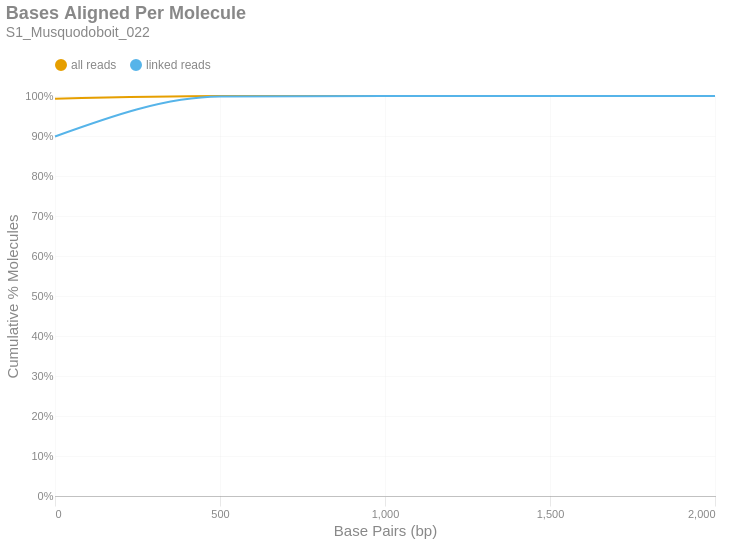

Here is the notebook cell this chart was saved with:
### Markdown cell above
### Bases Aligned Per Molecule
This is a cumulative frequency distribution showing the number of base pairs aligned per unique molecule. These data are shown in 500 bp bins. There are two distributions: one with `all reads` (yellow) and another with only `linked reads` (blue). The percent of molecules in the `linked reads` distribution is relative to the total number of linked molecules.

### Code cell
if SKIPLR:
    print_html(f"Skipped")
else:
    binned_df = consolidated_hist(valids['aligned_bp'], mask, 500, True)
    with SafeRender(binned_df):
        (
            density_plot(binned_df, 'Bases Aligned Per Molecule', samplename, 'basesper')
            .encode(
                x=alt.X('bin:Q', title="Base Pairs (bp)").axis(tickMinStep=500).scale(padding=0),
                y=alt.Y('value:Q', title='Cumulative % Molecules')
                    .axis(format='%')
                    .scale(domain = [0,1])
                    .stack(False),
                color=alt.Color("key:N").scale(domain = ["all reads", "linked reads"]),
                tooltip = [
                    alt.Tooltip("key:N", title = "Data Type"),
                    alt.Tooltip("range_label:N", title="Bases Aligned Per Molecule"),
                    alt.Tooltip("value:Q", format = ".2%", title="% Molecules (Cum.)")
                ]
            )
        ).display()

### Figure 1 — Vega-Lite specification as saved in the notebook (floating-point values rounded to 4 significant figures)
{"width": "container", "height": 400, "config": {"title": {"anchor": "start", "dy": -15, "fontSize": 18, "color": "#888888", "subtitleColor": "#888888", "subtitleFontSize": 14}, "arc": {"fill": "#0072B2"}, "axis": {"domainColor": "#888888", "domainWidth": 0.5, "gridWidth": 0.2, "grid": false, "titleFontWeight": 400, "titleFontSize": 15, "labelFontSize": 11, "labelColor": "#888888", "tickColor": "#888888", "tickWidth": 0.2, "titleColor": "#888888"}, "axisBand": {"grid": false}, "axisX": {"grid": true, "tickSize": 10, "domainCap": "round"}, "axisY": {"domain": false, "grid": true, "tickSize": 0, "domainCap": "round"}, "background": "transparent", "header": {"labelFontSize": 15, "labelColor": "#888888", "titleFontSize": 15, "titleFontWeight": 600, "titleColor": "#888888"}, "legend": {"labelFont": "sans-serif", "labelFontSize": 12, "labelColor": "#888888", "symbolSize": 100, "symbolType": "circle", "titleFontSize": 12, "titlePadding": 10, "titleColor": "#888888", "title": null, "orient": "top"}, "range": {"category": ["#E69F00", "#56B4E9", "#009E73", "#F0E442", "#0072B2", "#D55E00", "#CC79A7", "#000000"], "diverging": ["#cfe8f3", "#a2d4ec", "#73bfe2", "#46abdb", "#1696d2", "#12719e"]}, "area": {"fill": "#0072B2", "fillOpacity": 0.7, "line": true, "strokeOpacity": 0.7}, "line": {"color": "#0072B2", "stroke": "#0072B2", "strokeWidth": 2}, "trail": {"color": "#0072B2", "stroke": "#0072B2", "strokeWidth": 0, "size": 1}, "point": {"filled": true, "fillOpacity": 1.0, "size": 95}, "text": {"color": "#888888", "fontSize": 11, "align": "right", "fontWeight": 400, "size": 11}, "bar": {"fill": "#0072B2", "stroke": null}, "view": {"stroke": null, "continuousWidth": 660, "continuousHeight": 400}}, "data": {"name": "data-2752af5138a2421755e38596baff620d"}, "mark": {"type": "line", "interpolate": "monotone", "point": {"opacity": 0, "size": 275}}, "encoding": {"color": {"field": "key", "scale": {"domain": ["all reads", "linked reads"]}, "type": "nominal"}, "tooltip": [{"field": "key", "title": "Data Type", "type": "nominal"}, {"field": "range_label", "title": "Bases Aligned Per Molecule", "type": "nominal"}, {"field": "value", "format": ".2%", "title": "% Molecules (Cum.)", "type": "quantitative"}], "x": {"axis": {"tickMinStep": 500}, "field": "bin", "scale": {"padding": 0}, "title": "Base Pairs (bp)", "type": "quantitative"}, "y": {"axis": {"format": "%"}, "field": "value", "scale": {"domain": [0, 1]}, "stack": false, "title": "Cumulative % Molecules", "type": "quantitative"}}, "params": [{"name": "param_c36ac31b6afebe62", "select": {"type": "point", "fields": ["key"]}, "bind": "legend"}], "title": {"text": "Bases Aligned Per Molecule", "subtitle": "S1_Musquodoboit_022"}, "transform": [{"fold": ["all reads (cumsum)", "linked reads (cumsum)"]}, {"calculate": "replace(datum.key, ' (cumsum)', '')", "as": "key"}, {"filter": {"param": "param_c36ac31b6afebe62"}}], "usermeta": {"embedOptions": {"downloadFileName": "S1_Musquodoboit_022.basesper"}}, "$schema": "https://vega.github.io/schema/vega-lite/v6.1.0.json", "datasets": {"data-2752af5138a2421755e38596baff620d": [{"bin": "0.0", "interval": "0.0-500.0", "all reads": 0.9931, "linked reads": 0.8987, "all reads (cumsum)": 0.9931, "linked reads (cumsum)": 0.8987, "range_label": "0-499"}, {"bin": "500.0", "interval": "500.0-1000.0", "all reads": 0.006746, "linked reads": 0.09979, "all reads (cumsum)": 0.9999, "linked reads (cumsum)": 0.9985, "range_label": "500-999"}, {"bin": "1000.0", "interval": "1000.0-1500.0", "all reads": 0.0001371, "linked reads": 0.001508, "all reads (cumsum)": 1.0, "linked reads (cumsum)": 1.0, "range_label": "1000-1499"}, {"bin": "1500.0", "interval": "1500.0-2000.0", "all reads": 7.068e-07, "linked reads": 0.0, "all reads (cumsum)": 1.0, "linked reads (cumsum)": 1.0, "range_label": "1500-1999"}, {"bin": "2000.0", "interval": "2000.0-2500.0", "all reads": 3.534e-07, "linked reads": 5.801e-06, "all reads (cumsum)": 1.0, "linked reads (cumsum)": 1.0, "range_label": "2000-2499"}]}}
